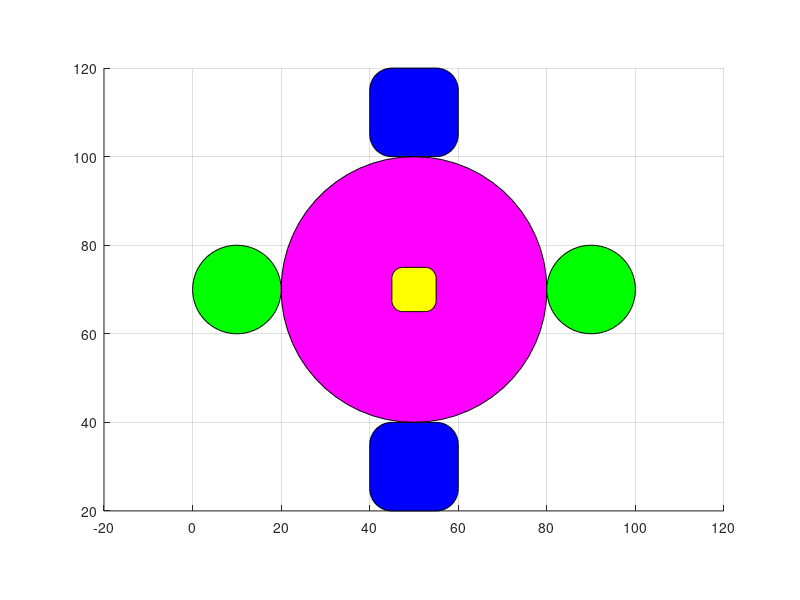

The MATLAB script that drew this image:
figure
hold on;
axis on;
axis equal;
grid on;
axis([-20 120 20 120]);
rectangle('Position', [20 40 60 60], 'Curvature', [1, 1], 'FaceColor', [1 0 1]);
rectangle('Position', [0 60 20 20], 'Curvature', [1, 1], 'FaceColor', 'g');
rectangle('Position', [80 60 20 20], 'Curvature', [1, 1], 'FaceColor', 'g');
rectangle('Position', [40 20 20 20], 'Curvature', [0.5, 0.5], 'FaceColor', 'b');
rectangle('Position', [40 100 20 20], 'Curvature', [0.5, 0.5], 'FaceColor', 'b');
rectangle('Position', [45 65 10 10], 'Curvature', [0.5, 0.5], 'FaceColor', 'y');
